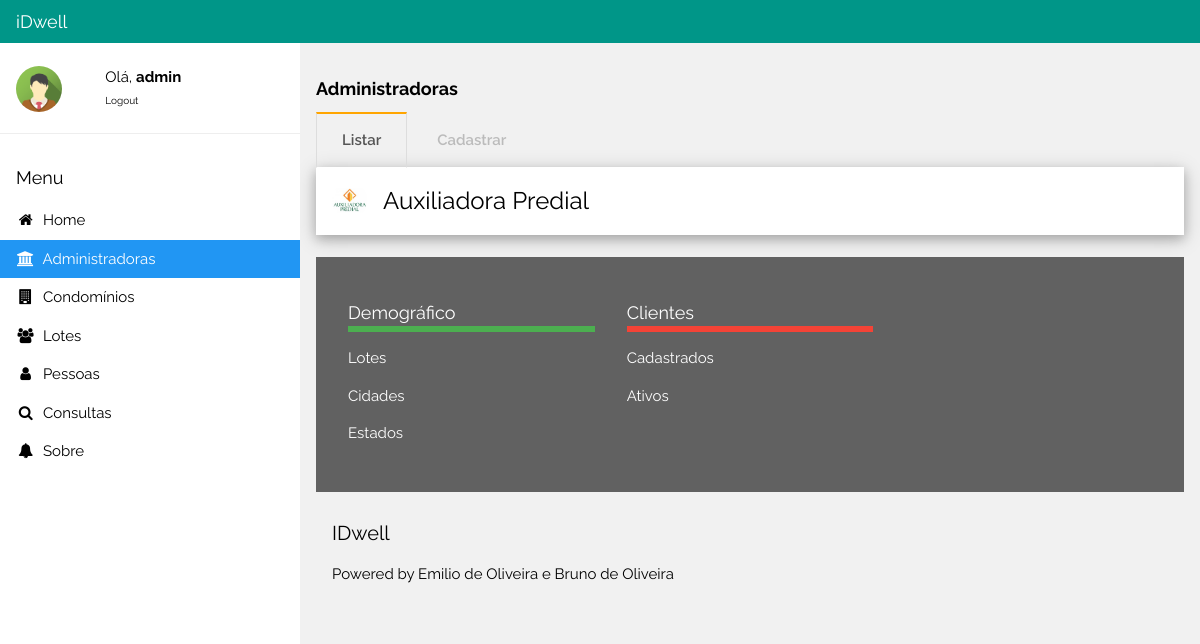
The page /administradoras.php (signed in) on the database its author committed.
### tables this page shows
CREATE TABLE `administradoras` (
  `idAdmin` bigint(20) NOT NULL,
  `nomeAdministradora` varchar(50) NOT NULL,
  `imgAdmin` varchar(150) NOT NULL,
  `cnpj` bigint(20) NOT NULL,
  `endereco` varchar(50) NOT NULL,
  `complemento` varchar(10) NOT NULL,
  `numero` varchar(10) NOT NULL,
  `razaoSocial` varchar(50) NOT NULL,
  `bairro` varchar(50) NOT NULL
);

### administradoras.php (the view, shortened to what this page needs)
<?php
  $usuario = $_SESSION['login'];
?>
<!DOCTYPE html>
<html>
<link rel="stylesheet" href="css/ppi-default.css">
<link rel="stylesheet" href="https://cdnjs.cloudflare.com/ajax/libs/font-awesome/4.7.0/css/font-awesome.min.css">
<link rel="stylesheet" href="css/style.css">
<body class="ppi-default-light-grey">
<div class="ppi-default-bar ppi-default-top ppi-default-teal ppi-default-large" style="z-index:4">
  <span class="ppi-default-bar-item ppi-default-left">iDwell</span>
</div>
<nav class="ppi-default-sidebar ppi-default-collapse ppi-default-white ppi-default-animate-left" style="z-index:3;width:300px;" id="mySidebar"><br>
  <div class="ppi-default-container ppi-default-row">
    <div class="ppi-default-col s4">
      <img src="./images/avatar2.png" class="ppi-default-circle ppi-default-margin-right" style="width:46px">
    </div>
    <?php
    print("<div class='ppi-default-col s8 ppi-default-bar'>");
    print("<span>Olá, <strong>$usuario</strong></span><br>");
    print("<span><font size='1'><a href='./logout.php'>Logout</a></font></span></h6><br>");
    print("</div>");
    ?>
  </div>
  <hr>
  <div class="ppi-default-container">
    <h5>Menu</h5>
  </div>
  <div class="ppi-default-bar-block">
    <a href="./index.php" class="ppi-default-bar-item ppi-default-button ppi-default-padding"><i class="fa fa-home fa-fw"></i>  Home</a>
    <a href="./administradoras.php" class="ppi-default-bar-item ppi-default-button ppi-default-padding ppi-default-blue"><i class="fa fa-bank fa-fw"></i>  Administradoras</a>
    <a href="./condominios.php" class="ppi-default-bar-item ppi-default-button ppi-default-padding"><i class="fa fa-building fa-fw"></i>  Condomínios</a>
    <a href="./lotes.php" class="ppi-default-bar-item ppi-default-button ppi-default-padding"><i class="fa fa-users fa-fw"></i>  Lotes</a>
    <a href="./pessoas.php" class="ppi-default-bar-item ppi-default-button ppi-default-padding "><i class="fa fa-user fa-fw"></i>  Pessoas</a>
    <a href="./consultas.php" class="ppi-default-bar-item ppi-default-button ppi-default-padding"><i class="fa fa-search fa-fw"></i>  Consultas</a>
    <a href="./sobre.php" class="ppi-default-bar-item ppi-default-button ppi-default-padding"><i class="fa fa-bell fa-fw"></i>  Sobre</a><br><br>
  </div>
</nav>
<div class="ppi-default-main" style="margin-left:300px;margin-top:43px;">
  <header class="ppi-default-container" style="padding-top:22px">
    <h5><b>Administradoras</b></h5>
  </header>
  <div class="ppi-default-container">
  <div class="middle-menu">
  <label for="tab1"><a href="./administradoras.php">Listar</a></label>
  <label for="tab2"><a href="./cad_administradora.php">Cadastrar</a></label>
</div>
    <ul class="ppi-default-ul ppi-default-card-4 ppi-default-white">
     <?php
      $ok = conecta_bd() or die ("Não é possível conectar-se ao servidor.");
      $resultado=mysqli_query($ok, "Select * from administradoras;");
      while ($linha=mysqli_fetch_array($resultado)) {
        $Id=$linha["idAdmin"];
        $Nome=$linha["nomeAdministradora"];
        $Imagem=$linha["imgAdmin"];
        print("<li class='ppi-default-padding-16'>");
        print("<img src='./images/$Imagem' class='ppi-default-left ppi-default-circle ppi-default-margin-right' style='width:35px'>");
        print("<span class='ppi-default-xlarge'><a href='visualizaAdministradora.php?Id=$Id'>$Nome</a></span><br>");
        print("</li>");
      }
  ?>
  </ul>
  <br>
  <div class="ppi-default-container ppi-default-dark-grey ppi-default-padding-32">
    <div class="ppi-default-row">
      <div class="ppi-default-container ppi-default-third">
        <h5 class="ppi-default-bottombar ppi-default-border-green">Demográfico</h5>
        <p>Lotes</p>
        <p>Cidades</p>
        <p>Estados</p>
      </div>
      <div class="ppi-default-container ppi-default-third">
        <h5 class="ppi-default-bottombar ppi-default-border-red">Clientes</h5>
        <p>Cadastrados</p>
        <p>Ativos</p>
      </div>
    </div>
  </div>
  <footer class="ppi-default-container ppi-default-padding-16 ppi-default-light-grey">
    <h4>IDwell</h4>
    <p>Powered by Emilio de Oliveira e Bruno de Oliveira</a></p>
  </footer>
  </div>
</body>
</html>

### css/style.css (style rules this page uses)
label { display: inline-block; margin: 0 0 -1px; padding: 15px 25px; font-weight: 600; text-align: center; color: #bbb; border: 1px solid transparent; }
label:before { font-family: fontawesome; font-weight: normal; }
.checked + label { color: #555; border: 1px solid #ddd; border-top: 2px solid orange; border-bottom: 1px solid #fff; }

### administradoras.php (style rules this page uses)
html,body,h1,h2,h3,h4,h5 { font-family: "Raleway", sans-serif }

### rows shown on the page
administradoras: imgAdmin (picture), nomeAdministradora "Auxiliadora Predial"

### other values the page prints
$usuario "admin"
